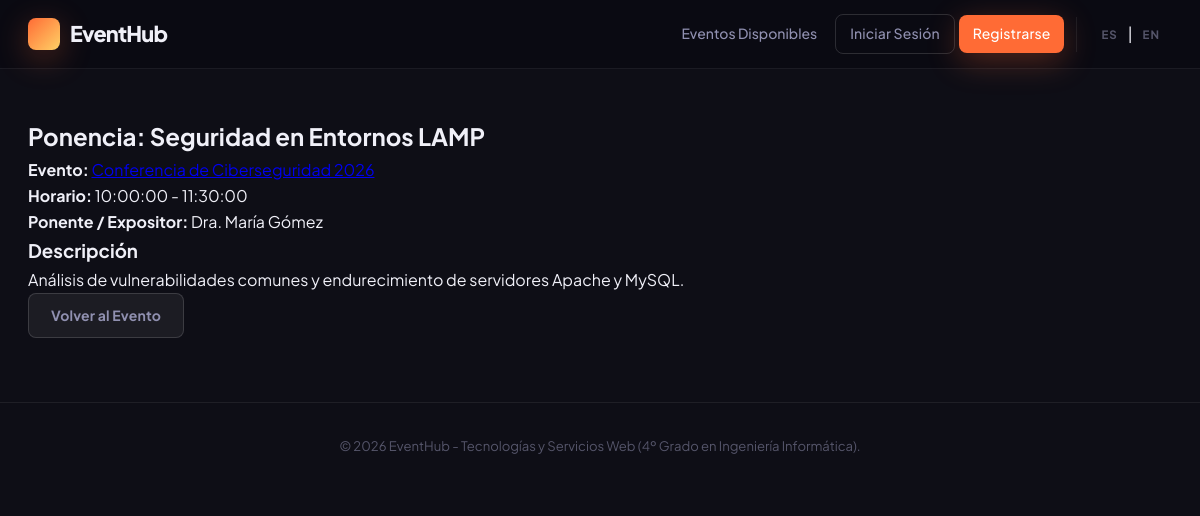
The page /index.php?controller=activities&action=view&id=1 on the database its author committed.
### tables this page shows
CREATE TABLE `activities` (
  `id` INT AUTO_INCREMENT PRIMARY KEY,
  `event_id` INT NOT NULL,
  `title` VARCHAR(150) NOT NULL,
  `description` TEXT NOT NULL,
  `start_time` TIME NOT NULL,
  `end_time` TIME NOT NULL,
  `speaker` VARCHAR(100) DEFAULT NULL,
  `created_at` DATETIME DEFAULT CURRENT_TIMESTAMP,
  FOREIGN KEY (`event_id`) REFERENCES `events` (`id`) ON DELETE CASCADE ON UPDATE CASCADE
);

### www/controller/ActivitiesController.php (called while the page is built, shortened)
<?php
require_once(__DIR__."/../core/ViewManager.php");
require_once(__DIR__."/../model/Activity.php");
require_once(__DIR__."/../model/ActivityMapper.php");
require_once(__DIR__."/../model/EventMapper.php");
class ActivitiesController extends BaseController {
    private ActivityMapper $activityMapper;
    private EventMapper $eventMapper;
    public function __construct() {
        $this->activityMapper = new ActivityMapper();
        $this->eventMapper = new EventMapper();
    }
    public function view() {
        $activityId = (int)$_GET["id"];
        $activity = $this->activityMapper->findById($activityId);
        $event = $this->eventMapper->findById($activity->getEventId());
        $this->view->setVariable("activity", $activity);
        $this->view->setVariable("event", $event);
        $this->view->render("activities", "view");
    }
}

### www/index.php (called while the page is built, shortened)
<?php
require_once(__DIR__."/core/I18n.php");
require_once(__DIR__."/core/ViewHelpers.php");
require_once(__DIR__."/core/ViewManager.php");
$actionName = $_GET["action"] ?? "index";
$controller = new $className();
$controller->$actionName();

### www/model/Activity.php (called while the page is built, shortened)
<?php
class Activity {
    private string $title;
    private string $description;
    private string $startTime;
    private string $endTime;
    private ?string $speaker;
    public function __construct(?int $id = null, int $eventId = 0, string $title = "", string $description = "", string $startTime = "", string $endTime = "", ?string $speaker = null) {
        $this->title = $title;
        $this->description = $description;
        $this->startTime = $startTime;
        $this->endTime = $endTime;
        $this->speaker = $speaker;
    }
    public function getTitle(): string { return $this->title; }
    public function getDescription(): string { return $this->description; }
    public function getStartTime(): string { return $this->startTime; }
    public function getEndTime(): string { return $this->endTime; }
    public function getSpeaker(): ?string { return $this->speaker; }
}

### www/model/ActivityMapper.php (called while the page is built, shortened)
<?php
require_once(__DIR__."/../core/PDOConnection.php");
require_once(__DIR__."/../model/Activity.php");
class ActivityMapper {
    private PDO $db;
    public function __construct() {
        $this->db = PDOConnection::getInstance();
    }
    public function findById(int $activityId): ?Activity {
        $stmt = $this->db->prepare("SELECT * FROM activities WHERE id = ?");
        $stmt->execute(array($activityId));
        $row = $stmt->fetch(PDO::FETCH_ASSOC);
        if ($row !== false) {
            return new Activity(
                $row["id"],
                $row["event_id"],
                $row["title"],
                $row["description"],
                $row["start_time"],
                $row["end_time"],
                $row["speaker"]
            );
        }
        return null;
    }
}

### www/core/PDOConnection.php (called while the page is built)
<?php
class PDOConnection {
    private static $dbhost = "db";
    private static $dbname = "mvcblog";
    private static $dbuser = "root";
    private static $dbpass = "secret";
    private static $dbinstance = NULL;
    public static function getInstance() {
        if (!self::$dbinstance) {
            $host = getenv('DB_HOST') ?: self::$dbhost;
            $dbname = getenv('DB_NAME') ?: self::$dbname;
            $user = getenv('DB_USER') ?: self::$dbuser;
            $pass = getenv('DB_PASSWORD') ?: self::$dbpass;
            self::$dbinstance = new PDO(
                "mysql:host=".$host.";dbname=".$dbname.";charset=utf8mb4",
                $user,
                $pass,
                array(
                    PDO::ATTR_EMULATE_PREPARES => false,
                    PDO::ATTR_ERRMODE => PDO::ERRMODE_EXCEPTION
                )
            );
        }
        return self::$dbinstance;
    }
}

### www/core/I18n.php (called while the page is built, shortened)
<?php
class I18n {
    private static ?I18n $instance = null;
    private array $messages;
    private function __construct() {
        $this->currentLanguage = $_SESSION["currentlang"] ?? "es";
    }
    public static function getInstance(): I18n {
        if (self::$instance === null) {
            self::$instance = new I18n();
        }
        return self::$instance;
    }
    private function loadMessages(string $language): void {
        $file = __DIR__."/../view/messages/messages_".$language.".php";
        if (file_exists($file)) {
            $this->messages = $i18n_messages ?? array();
        } else {
            $this->messages = array();
        }
    }
    public function i18n(string $key): string {
        return $this->messages[$key] ?? $key;
    }
}
function i18n(string $key): string {
    return I18n::getInstance()->i18n($key);
}

### www/core/ViewHelpers.php (called while the page is built)
<?php
require_once(__DIR__."/I18n.php");
function t(string $key): string {
    return i18n($key);
}

### www/model/Event.php (called while the page is built, shortened)
<?php
class Event {
    private ?int $id;
    public function __construct(?int $id = null, int $userId = 0, string $title = "", string $description = "", string $date = "", string $location = "", string $image = "default_event.jpg", ?User $author = null, array $activities = []) {
        $this->id = $id;
    }
    public function getId(): ?int { return $this->id; }
}

### www/model/EventMapper.php (called while the page is built, shortened)
<?php
require_once(__DIR__."/../core/PDOConnection.php");
require_once(__DIR__."/../model/Event.php");
class EventMapper {
    private PDO $db;
    public function __construct() {
        $this->db = PDOConnection::getInstance();
    }
    public function findById(int $eventId): ?Event {
        $stmt = $this->db->prepare(
            "SELECT e.*, u.username FROM events e INNER JOIN users u ON e.user_id = u.id WHERE e.id = ?"
        );
        $stmt->execute(array($eventId));
        $row = $stmt->fetch(PDO::FETCH_ASSOC);
        if ($row !== false) {
            $author = new User($row["user_id"], $row["username"]);
            return new Event(
                $row["id"],
                $row["user_id"],
                $row["title"],
                $row["description"],
                $row["date"],
                $row["location"],
                $row["image"],
                $author
            );
        }
        return null;
    }
}

### www/view/activities/view.php (the view, shortened to what this page needs)
<?php
require_once(__DIR__."/../../core/ViewManager.php");
$view = ViewManager::getInstance();
$activity = $view->getVariable("activity");
$event = $view->getVariable("event");
?>
<div class="main-content">
    <article class="activity-detail card">
        <header class="activity-header">
            <h2><?= htmlspecialchars($activity->getTitle()) ?></h2>
            <p class="activity-meta">
                <strong><?= t("Event") ?>:</strong>
                <a href="index.php?controller=events&amp;action=view&amp;id=<?= $event->getId() ?>">
                </a><br>
                <strong><?= t("Schedule") ?>:</strong> <?= htmlspecialchars($activity->getStartTime()) ?> - <?= htmlspecialchars($activity->getEndTime()) ?><br>
                <strong><?= t("Speaker") ?>:</strong> <?= htmlspecialchars($activity->getSpeaker() ?? t("Not specified")) ?>
            </p>
        </header>
        <div class="activity-body">
            <h3><?= t("Description") ?></h3>
            <p><?= nl2br(htmlspecialchars($activity->getDescription())) ?></p>
        </div>
        <div class="activity-actions">
            <a href="index.php?controller=events&amp;action=view&amp;id=<?= $event->getId() ?>" class="btn btn-secondary"><?= t("Back to Event") ?></a>
        </div>
    </article>
</div>

### www/css/style.css (style rules this page uses)
:root { --orange: #ff6b35; --orange-dark: #e8521e; --orange-glow: rgba(255, 107, 53, 0.35); --teal: #00c2a8; --yellow: #ffd166; --success: #06d6a0; --danger: #ef476f; --warning: #ffd166; --info: #118ab2; --bg: #0e0e16; --bg-surface: #16161f; --bg-card: #1c1c28; --bg-card-hover: #22222f; --bg-nav: #0a0a12; --text: #f0f0f8; --text-muted: #9090b0; --text-dim: #55556a; --border: rgba(255,255,255,0.07); --border-bright: rgba(255,255,255,0.14); --radius-sm: 8px; --radius: 14px; --radius-lg: 20px; --radius-xl: 28px; --shadow: 0 4px 24px rgba(0,0,0,0.4); --shadow-lg: 0 12px 48px rgba(0,0,0,0.5); --shadow-orange: 0 8px 32px rgba(255,107,53,0.3); --transition: all 0.28s cubic-bezier(0.4, 0, 0.2, 1); }
*, *::before, *::after { box-sizing: border-box; margin: 0; padding: 0; }
body { font-family: 'Plus Jakarta Sans', 'Segoe UI', system-ui, sans-serif; background: var(--bg); color: var(--text); line-height: 1.65; -webkit-font-smoothing: antialiased; min-height: 100vh; }
.btn { display: inline-flex; align-items: center; justify-content: center; gap: 6px; padding: 10px 22px; border-radius: var(--radius-sm); text-decoration: none; font-weight: 700; font-size: 0.875rem; cursor: pointer; border: none; transition: var(--transition); letter-spacing: 0.01em; font-family: inherit; }
.btn-secondary { background: rgba(255,255,255,0.06); color: var(--text-muted); border: 1px solid var(--border-bright); }

### rows shown on the page
activities: title "Ponencia: Seguridad en Entornos LAMP", start_time "10:00:00", end_time "11:30:00", speaker "Dra. María Gómez", description "Análisis de vulnerabilidades comunes y endurecimiento de servidores Apache y MySQL."

### other values the page prints
t("Available Events") "Eventos Disponibles"
t("Log In") "Iniciar Sesión"
t("Register") "Registrarse"
t("Event") "Evento"
t("Schedule") "Horario"
t("Speaker") "Ponente / Expositor"
t("Description") "Descripción"
t("Back to Event") "Volver al Evento"
